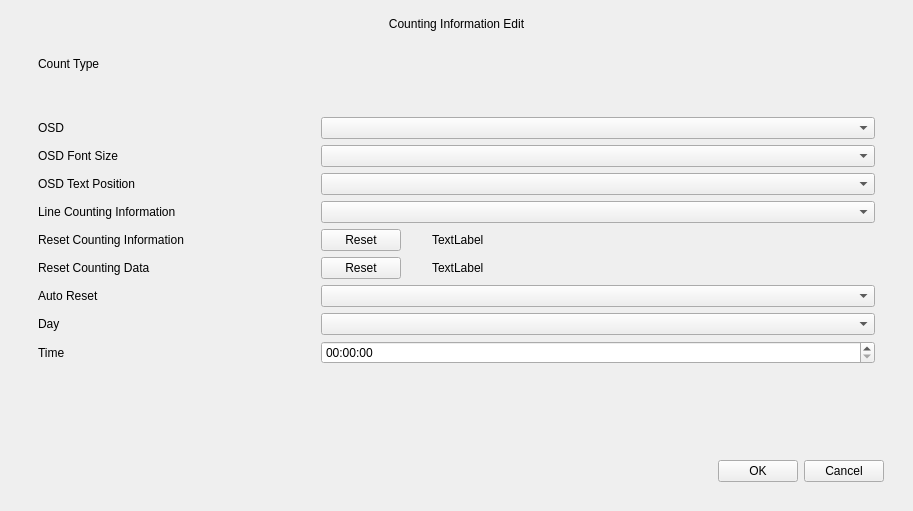
<?xml version="1.0" encoding="UTF-8"?>
<ui version="4.0">
 <class>PeopleCountingInformationEdit</class>
 <widget class="QWidget" name="PeopleCountingInformationEdit">
  <property name="geometry">
   <rect>
    <x>0</x>
    <y>0</y>
    <width>913</width>
    <height>511</height>
   </rect>
  </property>
  <property name="windowTitle">
   <string>Form</string>
  </property>
  <layout class="QGridLayout" name="gridLayout_2">
   <property name="leftMargin">
    <number>9</number>
   </property>
   <property name="topMargin">
    <number>9</number>
   </property>
   <property name="rightMargin">
    <number>9</number>
   </property>
   <property name="bottomMargin">
    <number>9</number>
   </property>
   <property name="verticalSpacing">
    <number>0</number>
   </property>
   <item row="0" column="0">
    <widget class="QLabel" name="label_title">
     <property name="minimumSize">
      <size>
       <width>0</width>
       <height>30</height>
      </size>
     </property>
     <property name="text">
      <string>Counting Information Edit</string>
     </property>
     <property name="alignment">
      <set>Qt::AlignCenter</set>
     </property>
    </widget>
   </item>
   <item row="1" column="0">
    <widget class="QWidget" name="widget_background" native="true">
     <property name="sizePolicy">
      <sizepolicy hsizetype="Preferred" vsizetype="Expanding">
       <horstretch>0</horstretch>
       <verstretch>0</verstretch>
      </sizepolicy>
     </property>
     <property name="focusPolicy">
      <enum>Qt::StrongFocus</enum>
     </property>
     <layout class="QVBoxLayout" name="verticalLayout">
      <property name="leftMargin">
       <number>20</number>
      </property>
      <property name="topMargin">
       <number>9</number>
      </property>
      <property name="rightMargin">
       <number>20</number>
      </property>
      <property name="bottomMargin">
       <number>20</number>
      </property>
      <item>
       <layout class="QGridLayout" name="gridLayout">
        <property name="leftMargin">
         <number>9</number>
        </property>
        <property name="topMargin">
         <number>9</number>
        </property>
        <property name="rightMargin">
         <number>9</number>
        </property>
        <property name="bottomMargin">
         <number>9</number>
        </property>
        <item row="9" column="0">
         <widget class="QLabel" name="labelTime">
          <property name="text">
           <string>Time</string>
          </property>
         </widget>
        </item>
        <item row="5" column="0">
         <widget class="QLabel" name="labelResetCountingInformation">
          <property name="text">
           <string>Reset Counting Information</string>
          </property>
         </widget>
        </item>
        <item row="6" column="0">
         <widget class="QLabel" name="labelResetCountingData">
          <property name="text">
           <string>Reset Counting Data</string>
          </property>
         </widget>
        </item>
        <item row="8" column="1">
         <widget class="ComboBox" name="comboBoxDay"/>
        </item>
        <item row="4" column="1">
         <widget class="ComboBox" name="comboBoxLIneCountingInformation"/>
        </item>
        <item row="3" column="1">
         <widget class="ComboBox" name="comboBoxOSDTextPosition"/>
        </item>
        <item row="3" column="0">
         <widget class="QLabel" name="labelOSDTextPosition">
          <property name="text">
           <string>OSD Text Position</string>
          </property>
         </widget>
        </item>
        <item row="6" column="1">
         <widget class="QWidget" name="widgetResetCountingData" native="true">
          <layout class="QHBoxLayout" name="horizontalLayout_3">
           <property name="spacing">
            <number>6</number>
           </property>
           <property name="leftMargin">
            <number>0</number>
           </property>
           <property name="topMargin">
            <number>0</number>
           </property>
           <property name="rightMargin">
            <number>6</number>
           </property>
           <property name="bottomMargin">
            <number>0</number>
           </property>
           <item>
            <widget class="MyPushButton" name="pushButtonResetCountingData">
             <property name="text">
              <string>Reset</string>
             </property>
            </widget>
           </item>
           <item>
            <widget class="QToolButton" name="toolButtonResetCountingData">
             <property name="styleSheet">
              <string notr="true">QToolButton
{
border: 0px;
}</string>
             </property>
             <property name="text">
              <string/>
             </property>
             <property name="icon">
              <iconset resource="../../resource/resource.qrc">
               <normaloff>:/common/common/note.png</normaloff>:/common/common/note.png</iconset>
             </property>
             <property name="checkable">
              <bool>true</bool>
             </property>
            </widget>
           </item>
           <item>
            <widget class="BlueLabel" name="labelResetCountingDataTip">
             <property name="text">
              <string>TextLabel</string>
             </property>
            </widget>
           </item>
           <item>
            <spacer name="horizontalSpacer_3">
             <property name="orientation">
              <enum>Qt::Horizontal</enum>
             </property>
             <property name="sizeHint" stdset="0">
              <size>
               <width>40</width>
               <height>20</height>
              </size>
             </property>
            </spacer>
           </item>
          </layout>
         </widget>
        </item>
        <item row="8" column="0">
         <widget class="QLabel" name="labelDay">
          <property name="text">
           <string>Day</string>
          </property>
         </widget>
        </item>
        <item row="7" column="1">
         <widget class="ComboBox" name="comboBoxAutoReset"/>
        </item>
        <item row="2" column="1">
         <widget class="ComboBox" name="comboBoxOSDFontSize"/>
        </item>
        <item row="9" column="1">
         <widget class="MyTimeEdit" name="timeEdit"/>
        </item>
        <item row="1" column="0">
         <widget class="QLabel" name="labelOSDEnabled">
          <property name="sizePolicy">
           <sizepolicy hsizetype="Preferred" vsizetype="Preferred">
            <horstretch>1</horstretch>
            <verstretch>0</verstretch>
           </sizepolicy>
          </property>
          <property name="text">
           <string>OSD</string>
          </property>
         </widget>
        </item>
        <item row="4" column="0">
         <widget class="QLabel" name="labelLineCountingInformation">
          <property name="text">
           <string>Line Counting Information</string>
          </property>
         </widget>
        </item>
        <item row="7" column="0">
         <widget class="QLabel" name="labelAutoReset">
          <property name="text">
           <string>Auto Reset</string>
          </property>
         </widget>
        </item>
        <item row="5" column="1">
         <widget class="QWidget" name="widgetResetCountingInformation" native="true">
          <layout class="QHBoxLayout" name="horizontalLayout">
           <property name="spacing">
            <number>6</number>
           </property>
           <property name="leftMargin">
            <number>0</number>
           </property>
           <property name="topMargin">
            <number>0</number>
           </property>
           <property name="rightMargin">
            <number>6</number>
           </property>
           <property name="bottomMargin">
            <number>0</number>
           </property>
           <item>
            <widget class="MyPushButton" name="pushButtonResetCountingInformation">
             <property name="text">
              <string>Reset</string>
             </property>
            </widget>
           </item>
           <item>
            <widget class="QToolButton" name="toolButtonResetCountingInformation">
             <property name="styleSheet">
              <string notr="true">QToolButton
{
border: 0px;
}</string>
             </property>
             <property name="text">
              <string/>
             </property>
             <property name="icon">
              <iconset resource="../../resource/resource.qrc">
               <normaloff>:/common/common/note.png</normaloff>:/common/common/note.png</iconset>
             </property>
             <property name="checkable">
              <bool>true</bool>
             </property>
            </widget>
           </item>
           <item>
            <widget class="BlueLabel" name="labelResetCountingInformationTip">
             <property name="text">
              <string>TextLabel</string>
             </property>
            </widget>
           </item>
           <item>
            <spacer name="horizontalSpacer_2">
             <property name="orientation">
              <enum>Qt::Horizontal</enum>
             </property>
             <property name="sizeHint" stdset="0">
              <size>
               <width>40</width>
               <height>20</height>
              </size>
             </property>
            </spacer>
           </item>
          </layout>
         </widget>
        </item>
        <item row="1" column="1">
         <widget class="ComboBox" name="comboBoxOSDEnabled">
          <property name="sizePolicy">
           <sizepolicy hsizetype="Preferred" vsizetype="Fixed">
            <horstretch>2</horstretch>
            <verstretch>0</verstretch>
           </sizepolicy>
          </property>
         </widget>
        </item>
        <item row="2" column="0">
         <widget class="QLabel" name="labelOSDFontSize">
          <property name="text">
           <string>OSD Font Size</string>
          </property>
         </widget>
        </item>
        <item row="0" column="0">
         <widget class="QWidget" name="widget" native="true">
          <property name="minimumSize">
           <size>
            <width>0</width>
            <height>50</height>
           </size>
          </property>
          <layout class="QVBoxLayout" name="verticalLayout_2">
           <property name="leftMargin">
            <number>0</number>
           </property>
           <property name="topMargin">
            <number>0</number>
           </property>
           <property name="rightMargin">
            <number>0</number>
           </property>
           <property name="bottomMargin">
            <number>0</number>
           </property>
           <item>
            <widget class="QLabel" name="labelCountType">
             <property name="text">
              <string>Count Type</string>
             </property>
            </widget>
           </item>
           <item>
            <spacer name="verticalSpacer_2">
             <property name="orientation">
              <enum>Qt::Vertical</enum>
             </property>
             <property name="sizeHint" stdset="0">
              <size>
               <width>20</width>
               <height>40</height>
              </size>
             </property>
            </spacer>
           </item>
          </layout>
         </widget>
        </item>
        <item row="0" column="1">
         <widget class="CheckBoxGroup" name="widgetCountTypeGroup" native="true"/>
        </item>
       </layout>
      </item>
      <item>
       <spacer name="verticalSpacer">
        <property name="orientation">
         <enum>Qt::Vertical</enum>
        </property>
        <property name="sizeHint" stdset="0">
         <size>
          <width>20</width>
          <height>59</height>
         </size>
        </property>
       </spacer>
      </item>
      <item>
       <layout class="QHBoxLayout" name="horizontalLayout_2">
        <item>
         <spacer name="horizontalSpacer">
          <property name="orientation">
           <enum>Qt::Horizontal</enum>
          </property>
          <property name="sizeHint" stdset="0">
           <size>
            <width>40</width>
            <height>20</height>
           </size>
          </property>
         </spacer>
        </item>
        <item>
         <widget class="MyPushButton" name="pushButtonOk">
          <property name="text">
           <string>OK</string>
          </property>
         </widget>
        </item>
        <item>
         <widget class="MyPushButton" name="pushButtonCancel">
          <property name="text">
           <string>Cancel</string>
          </property>
         </widget>
        </item>
       </layout>
      </item>
     </layout>
    </widget>
   </item>
  </layout>
 </widget>
 <customwidgets>
  <customwidget>
   <class>MyPushButton</class>
   <extends>QPushButton</extends>
   <header>mypushbutton.h</header>
  </customwidget>
  <customwidget>
   <class>ComboBox</class>
   <extends>QComboBox</extends>
   <header>combobox.h</header>
  </customwidget>
  <customwidget>
   <class>MyTimeEdit</class>
   <extends>QTimeEdit</extends>
   <header>mytimeedit.h</header>
  </customwidget>
  <customwidget>
   <class>BlueLabel</class>
   <extends>QLabel</extends>
   <header>bluelabel.h</header>
  </customwidget>
  <customwidget>
   <class>CheckBoxGroup</class>
   <extends>QWidget</extends>
   <header>checkboxgroup.h</header>
   <container>1</container>
  </customwidget>
 </customwidgets>
 <resources>
  <include location="../../resource/resource.qrc"/>
 </resources>
 <connections/>
</ui>
